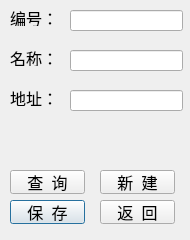
<?xml version="1.0" encoding="UTF-8"?>
<ui version="4.0">
 <class>PressManagementDialog</class>
 <widget class="QDialog" name="PressManagementDialog">
  <property name="geometry">
   <rect>
    <x>0</x>
    <y>0</y>
    <width>190</width>
    <height>240</height>
   </rect>
  </property>
  <property name="windowTitle">
   <string>Dialog</string>
  </property>
  <widget class="QPushButton" name="save_btn">
   <property name="geometry">
    <rect>
     <x>10</x>
     <y>200</y>
     <width>75</width>
     <height>24</height>
    </rect>
   </property>
   <property name="font">
    <font>
     <family>思源黑体</family>
     <pointsize>12</pointsize>
    </font>
   </property>
   <property name="text">
    <string>保  存</string>
   </property>
  </widget>
  <widget class="QPushButton" name="back_btn">
   <property name="geometry">
    <rect>
     <x>100</x>
     <y>200</y>
     <width>75</width>
     <height>24</height>
    </rect>
   </property>
   <property name="font">
    <font>
     <family>思源黑体</family>
     <pointsize>12</pointsize>
    </font>
   </property>
   <property name="text">
    <string>返  回</string>
   </property>
  </widget>
  <widget class="QPushButton" name="search_btn">
   <property name="geometry">
    <rect>
     <x>10</x>
     <y>170</y>
     <width>75</width>
     <height>24</height>
    </rect>
   </property>
   <property name="font">
    <font>
     <family>思源黑体</family>
     <pointsize>12</pointsize>
    </font>
   </property>
   <property name="text">
    <string>查  询</string>
   </property>
  </widget>
  <widget class="QLineEdit" name="id_edt">
   <property name="geometry">
    <rect>
     <x>70</x>
     <y>10</y>
     <width>113</width>
     <height>21</height>
    </rect>
   </property>
   <property name="font">
    <font>
     <family>思源黑体</family>
     <pointsize>12</pointsize>
    </font>
   </property>
   <property name="readOnly">
    <bool>true</bool>
   </property>
  </widget>
  <widget class="QPushButton" name="new_btn">
   <property name="geometry">
    <rect>
     <x>100</x>
     <y>170</y>
     <width>75</width>
     <height>24</height>
    </rect>
   </property>
   <property name="font">
    <font>
     <family>思源黑体</family>
     <pointsize>12</pointsize>
    </font>
   </property>
   <property name="text">
    <string>新  建</string>
   </property>
  </widget>
  <widget class="QLabel" name="label">
   <property name="geometry">
    <rect>
     <x>10</x>
     <y>10</y>
     <width>53</width>
     <height>16</height>
    </rect>
   </property>
   <property name="font">
    <font>
     <family>思源黑体</family>
     <pointsize>12</pointsize>
    </font>
   </property>
   <property name="text">
    <string>编号：</string>
   </property>
  </widget>
  <widget class="QLabel" name="label_2">
   <property name="geometry">
    <rect>
     <x>10</x>
     <y>50</y>
     <width>53</width>
     <height>16</height>
    </rect>
   </property>
   <property name="font">
    <font>
     <family>思源黑体</family>
     <pointsize>12</pointsize>
    </font>
   </property>
   <property name="text">
    <string>名称：</string>
   </property>
  </widget>
  <widget class="QLabel" name="label_3">
   <property name="geometry">
    <rect>
     <x>10</x>
     <y>90</y>
     <width>53</width>
     <height>16</height>
    </rect>
   </property>
   <property name="font">
    <font>
     <family>思源黑体</family>
     <pointsize>12</pointsize>
    </font>
   </property>
   <property name="text">
    <string>地址：</string>
   </property>
  </widget>
  <widget class="QLineEdit" name="name_edt">
   <property name="geometry">
    <rect>
     <x>70</x>
     <y>50</y>
     <width>113</width>
     <height>21</height>
    </rect>
   </property>
   <property name="font">
    <font>
     <family>思源黑体</family>
     <pointsize>12</pointsize>
    </font>
   </property>
  </widget>
  <widget class="QLineEdit" name="address_edt">
   <property name="geometry">
    <rect>
     <x>70</x>
     <y>90</y>
     <width>113</width>
     <height>21</height>
    </rect>
   </property>
   <property name="font">
    <font>
     <family>思源黑体</family>
     <pointsize>12</pointsize>
    </font>
   </property>
  </widget>
 </widget>
 <resources/>
 <connections/>
</ui>
